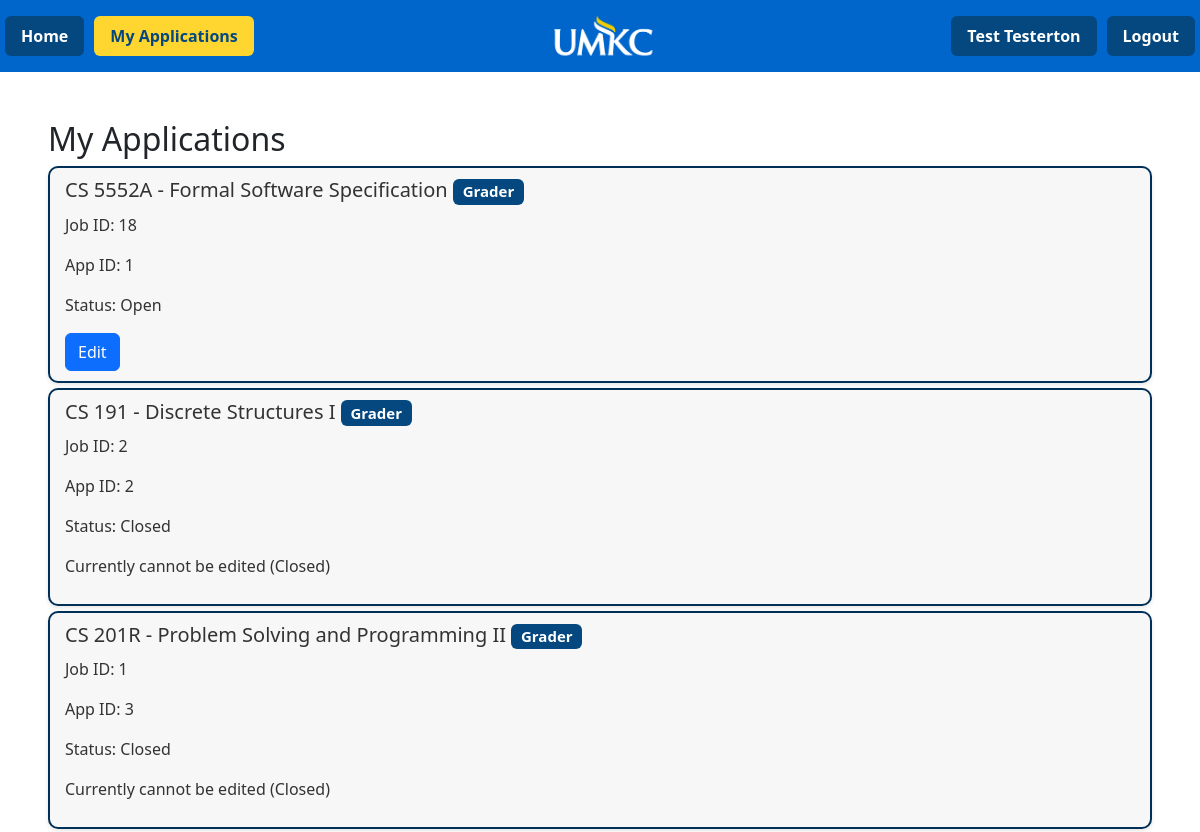
/applications (signed in, upper part), run on an earlier commit of the app's database.
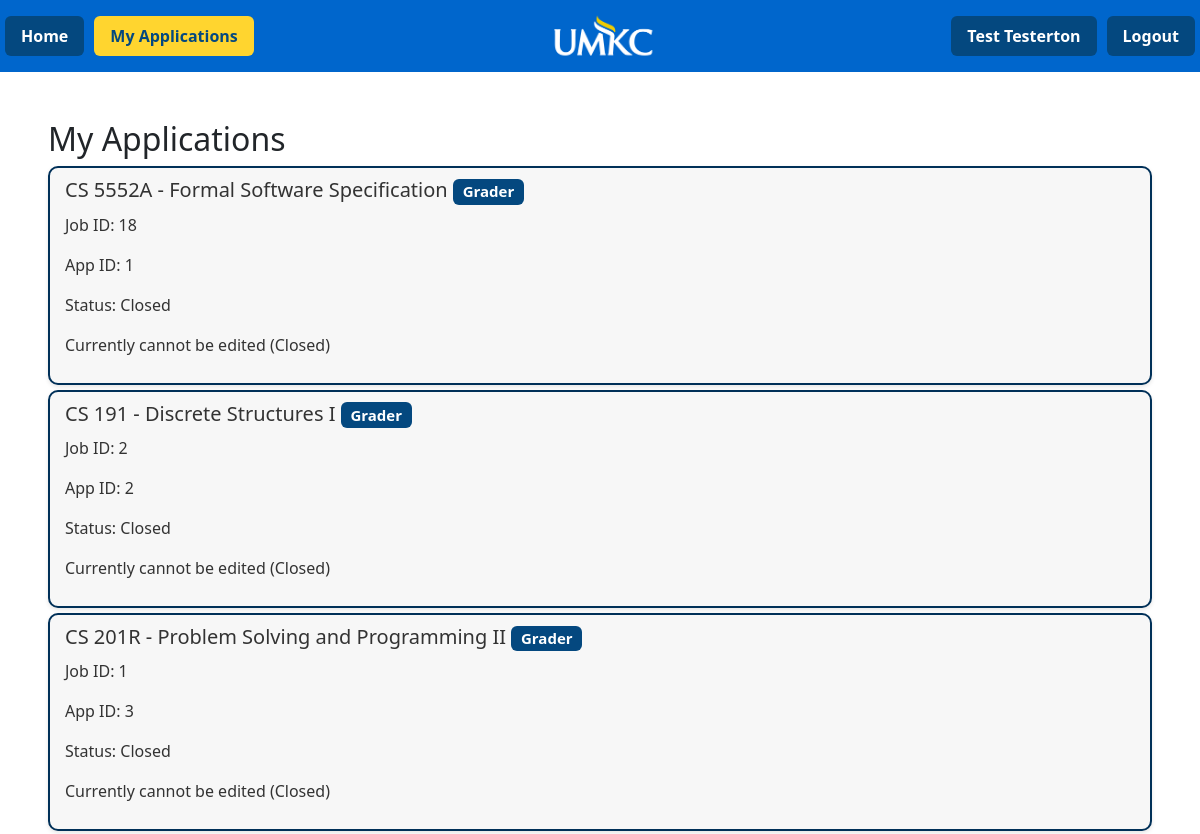
And on a later commit of the database.
### gta/model/models.py (models this page shows, shortened)
class Users(UserMixin, db.Model):
    __tablename__ = "Users"
    user_id = db.Column(db.Integer, primary_key=True)
    user_fname = db.Column(db.String(25), nullable=False)
    user_lname = db.Column(db.String(25), nullable=False)
    user_email = db.Column(db.String(25), nullable=False, unique=True)
    role = db.Column(db.Integer, db.ForeignKey("Roles.role_id"), nullable=False)
    major = db.Column(db.Integer, db.ForeignKey("Majors.major_id"), nullable=False)
    degree = db.Column(db.Integer, db.ForeignKey("Degrees.degree_id"), nullable=False)
    gpa = db.Column(db.Numeric(3,2))
    hours = db.Column(db.Numeric(3,2))
    user_pass = db.Column(db.String)
    role_relation = db.relationship('Roles', backref='users', lazy=True)
    major_relation = db.relationship('Majors', backref='users', lazy=True)
    degree_relation = db.relationship('Degrees', backref='users', lazy=True)

class Applications(db.Model):
    app_id = db.Column(db.Integer, primary_key=True)
    user_id = db.Column(db.Integer, db.ForeignKey("Users.user_id"))
    course_id = db.Column(db.Integer, db.ForeignKey("Courses.course_id"))
    status = db.Column(db.Boolean, nullable=False)
    editable = db.Column(db.Boolean, nullable=False)
    job_id = db.Column(db.Integer, db.ForeignKey("Jobs.job_id"))
    gta_cert_file_name = db.Column(db.String(50))
    transcript_file_name = db.Column(db.String(50), nullable=False)

class Courses(db.Model):
    __tablename__ = "Courses"
    course_id = db.Column(db.Integer, primary_key=True)
    course_name = db.Column(db.String(25), nullable=False)
    course_level = db.Column(db.String(50), nullable=False)
    major_id = db.Column(db.Integer, db.ForeignKey("Majors.major_id"))

class Roles(db.Model):
    __tablename__ = "Roles"
    role_id = db.Column(db.Integer, primary_key=True)
    role_name = db.Column(db.String(25), nullable=False)

class Jobs(db.Model):
    __tablename__ = "Jobs"
    job_id = db.Column(db.Integer,autoincrement=True, primary_key=True )
    role_id = db.Column(db.Integer, db.ForeignKey("Roles.role_id"))
    course_required = db.Column(db.Integer, db.ForeignKey("Courses.course_id"))
    certification_required = db.Column(db.Boolean, nullable=False)
    status = db.Column(db.Boolean, nullable=False)
    user_id = db.Column(db.Integer, db.ForeignKey("Users.user_id"))

### gta/main/routes.py (the view)
@mbp.route('/applications', methods=['GET'])
@login_required
def ApplicationsPage():
    with app.app_context():
        resa = db.session.execute(db.select(Courses.course_name, Roles.role_name, Applications.status, Applications.editable, Applications.app_id,Jobs.job_id, Courses.course_level,).where(Applications.user_id == session["_user_id"]).where(Courses.course_id == Applications.course_id).where(Applications.job_id == Jobs.job_id).where(Jobs.role_id == Roles.role_id)).all()
    applications = [a for a in resa]
    print(applications)
    return render_template('applications.html', applications = applications)

### gta/main/routes.py (called while the page is built)
@login_manager.user_loader
def load_user(user_id):
    return Users.query.get(int(user_id))

### gta/templates/applications.html (shortened to what this page needs)
{% extends 'base.html' %}
{% block content %}
<h2>My Applications</h2>
{% if applications %}
    {% for a in applications %}
    <li class="list-group-item">
        <h5>{{ a[0] }} - {{ a[6] }} <span class="badge badge-primary">{{ a[1] }}</span></h5>
        <p>Job ID: {{ a [5] }}</p>
        <p>App ID: {{ a[4] }}</p>
        <p>Status: {% if a[3] %} Open {% else %} Closed {% endif %}</p>
        {% if a[3] == False%}
        <p>Currently cannot be edited (Closed)</p>
        {% else %}
        <a href = "{{ url_for('form.UpdateApplication', app_id= a[4])}}" class="btn btn-primary">Edit</a>
        {% endif %}
    </li>
    {% endfor %}
{% else %}
    <p>No applications found.</p>
{% endif %}
{% endblock %}

### gta/templates/base.html (shortened to what this page needs)
{% from 'bootstrap5/nav.html' import render_nav_item %}
<!DOCTYPE html>
    <head>
        {% block styles %}
            {{ bootstrap.load_css() }}
            <link rel="stylesheet" href="{{ url_for('static', filename='style.css')}}" type="text/css">
        {% endblock %}
    </head>
    <body>
        <nav class="navbar navbar-extended-sm my-navbar">
            <div class="navbar navbar-nav mr-auto">
                <ul class="nav nav-pills">
                    <li class="nav-item" name="nav-home" style="margin-inline: 5px;">
                    {{ render_nav_item('main.Home', 'Home') }}
                    </li>
                    {% if current_user.is_authenticated %}
                        <li class="nav-item" name="nav-applications" style="margin-inline: 5px;">
                        {{ render_nav_item('main.ApplicationsPage', 'My Applications') }}
                        </li>
                    {% endif %}
                </ul>
            </div>
            <div class="navbar-center">
                <img src="{{ url_for('static', filename='images/umkc_transparent.png') }}" alt="UMKC Logo" style="max-height: 50px;">
            </div>
            <div class="navbar navbar-nav ml-auto">
                <ul class="nav nav-pills">
                    {% if current_user.is_authenticated %}
                        <li class="nav-item" name="nav-profile" style="margin-inline: 5px;">
                            {{ render_nav_item('form.ProfilePage', current_user.user_fname ~ ' ' ~ current_user.user_lname) }}
                        </li>
                        <li class="nav-item" name="nav-logout" style="margin-inline: 5px;">
                            {{ render_nav_item('main.Logout', 'Logout')}}
                        </li>
                    {% endif %}
                </ul>
            </div>
        </nav>
    <main class="m-4 p-4">
        {% block content %}
        {% endblock %}
    </main>
    </body>
</html>

### gta/static/style.css (style rules this page uses)
.my-navbar { background-color: var(--light-blue); color: var(--dark-blue); }
.nav-pills .nav-link { background-color: var(--dark-blue); color: var(--white); font-weight: bold; }
.nav-pills .nav-link.active { background-color: var(--yellow); color: var(--dark-blue); }
.badge-primary { background-color: var(--dark-blue); color: var(--white); }
.list-group-item { width: 100%; padding: 10px 15px; margin-bottom: 5px; background-color: #f7f7f7; border: 2px solid var(--hover-blue); border-radius: 10px; font-weight: 500; color: #333; box-shadow: 0 2px 4px rgba(0, 0, 0, 0.1); }
.my-navbar { display: flex; justify-content: space-between; align-items: center; }
.navbar-center { flex-grow: 1; display: flex; justify-content: center; }
.navbar-center img { max-height: 50px; }

What changed in the data, as far as the page shows it:
changed Applications "CS 5552A": editable "Open Edit" → "Closed Currently cannot be edited (Closed)"
